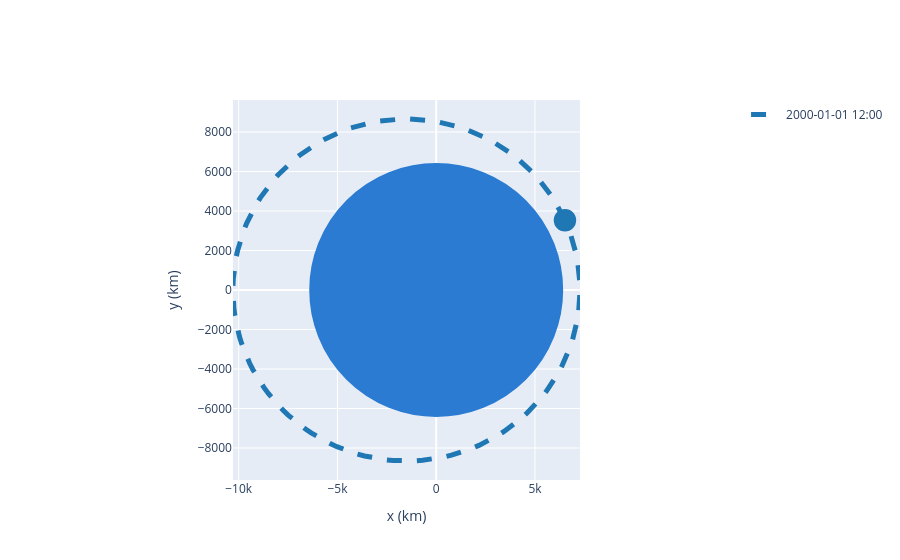

Notebook source saved alongside this figure:
### Code cell
r = [-6045, -3490, 2500] << u.km
v = [-3.457, 6.618, 2.533] << u.km / u.s

orb = Orbit.from_vectors(Earth, r, v)
print(orb)
print(orb.epoch.iso)
orb.plot()

### Figure 1 — Plotly figure (JSON) as saved in the notebook; plotly's stock layout.template omitted (floating-point values rounded to 4 significant figures; data arrays with more than 128 entries replaced by an {"elided": "..."} marker saying what was removed)
{"data": [{"line": {"color": "rgb(31, 119, 180)", "dash": "dash", "width": 5}, "mode": "lines", "name": "2000-01-01 12:00", "showlegend": true, "type": "scatter", "x": {"elided": "150 float values"}, "y": {"elided": "150 float values"}}], "layout": {"autosize": true, "shapes": [{"fillcolor": "#2a7bd1", "line": {"color": "#2a7bd1"}, "opacity": 1, "type": "circle", "x0": -6378.0, "x1": 6378.0, "xref": "x", "y0": -6378.0, "y1": 6378.0, "yref": "y"}, {"fillcolor": "rgb(31, 119, 180)", "line": {"color": "rgb(31, 119, 180)"}, "opacity": 1, "type": "circle", "x0": 6001.0, "x1": 7037.0, "xref": "x", "y0": 3014.0, "y1": 4050.0, "yref": "y"}], "xaxis": {"constrain": "domain", "title": {"text": "x (km)"}}, "yaxis": {"scaleanchor": "x", "title": {"text": "y (km)"}}}}
